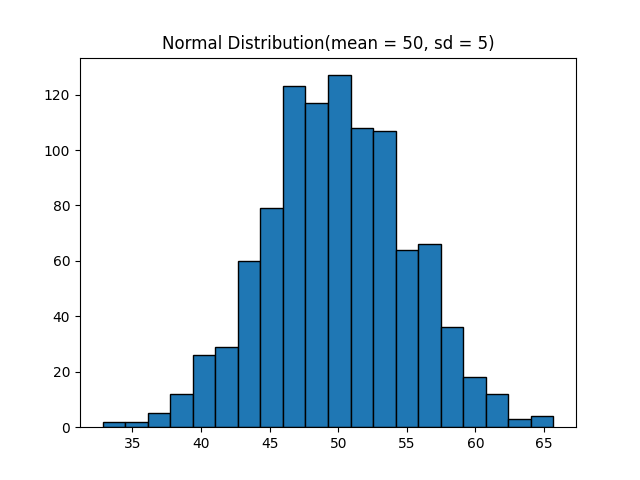

This figure's Python source:
import numpy as np
import matplotlib.pyplot as plt

# Mean = 50, Standard Deviation = 5
data = np.random.normal(50,5,1000)

plt.hist(data, bins = 20, edgecolor = 'black')
plt.title("Normal Distribution(mean = 50, sd = 5)")
plt.show()
